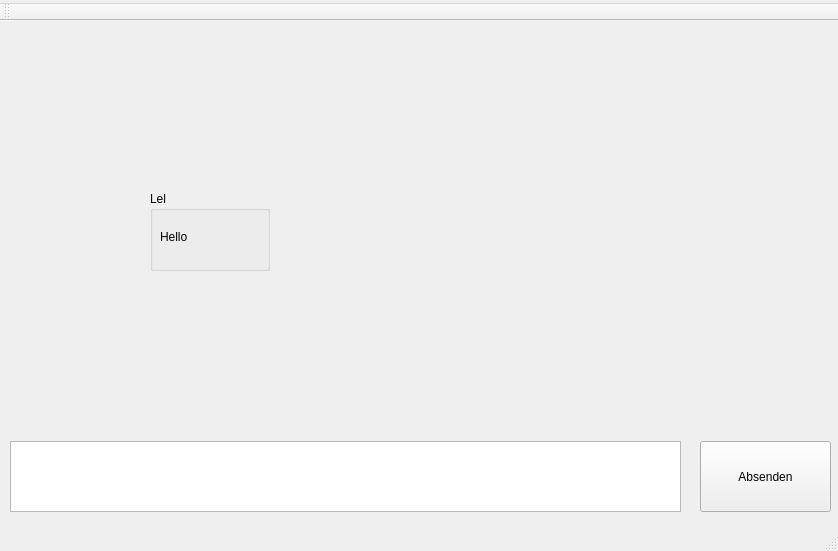
<?xml version="1.0" encoding="UTF-8"?>
<ui version="4.0">
 <class>MainWindow</class>
 <widget class="QMainWindow" name="MainWindow">
  <property name="geometry">
   <rect>
    <x>0</x>
    <y>0</y>
    <width>838</width>
    <height>551</height>
   </rect>
  </property>
  <property name="windowTitle">
   <string>MainWindow</string>
  </property>
  <widget class="QWidget" name="centralWidget">
   <widget class="QLabel" name="message">
    <property name="geometry">
     <rect>
      <x>130</x>
      <y>60</y>
      <width>47</width>
      <height>13</height>
     </rect>
    </property>
    <property name="text">
     <string/>
    </property>
   </widget>
   <widget class="QPushButton" name="send">
    <property name="geometry">
     <rect>
      <x>700</x>
      <y>420</y>
      <width>131</width>
      <height>71</height>
     </rect>
    </property>
    <property name="text">
     <string>Absenden</string>
    </property>
   </widget>
   <widget class="QPlainTextEdit" name="text_send">
    <property name="geometry">
     <rect>
      <x>10</x>
      <y>420</y>
      <width>671</width>
      <height>71</height>
     </rect>
    </property>
    <property name="plainText">
     <string/>
    </property>
   </widget>
   <widget class="QGroupBox" name="groupBox">
    <property name="geometry">
     <rect>
      <x>150</x>
      <y>170</y>
      <width>120</width>
      <height>80</height>
     </rect>
    </property>
    <property name="title">
     <string>Lel</string>
    </property>
    <widget class="QLabel" name="label">
     <property name="geometry">
      <rect>
       <x>10</x>
       <y>20</y>
       <width>101</width>
       <height>51</height>
      </rect>
     </property>
     <property name="lineWidth">
      <number>5</number>
     </property>
     <property name="text">
      <string>Hello</string>
     </property>
    </widget>
   </widget>
  </widget>
  <widget class="QMenuBar" name="menuBar">
   <property name="geometry">
    <rect>
     <x>0</x>
     <y>0</y>
     <width>838</width>
     <height>21</height>
    </rect>
   </property>
   <widget class="QMenu" name="menuSwag">
    <property name="title">
     <string/>
    </property>
   </widget>
   <addaction name="menuSwag"/>
  </widget>
  <widget class="QToolBar" name="mainToolBar">
   <attribute name="toolBarArea">
    <enum>TopToolBarArea</enum>
   </attribute>
   <attribute name="toolBarBreak">
    <bool>false</bool>
   </attribute>
  </widget>
  <widget class="QStatusBar" name="statusBar"/>
 </widget>
 <layoutdefault spacing="6" margin="11"/>
 <resources/>
 <connections/>
</ui>
